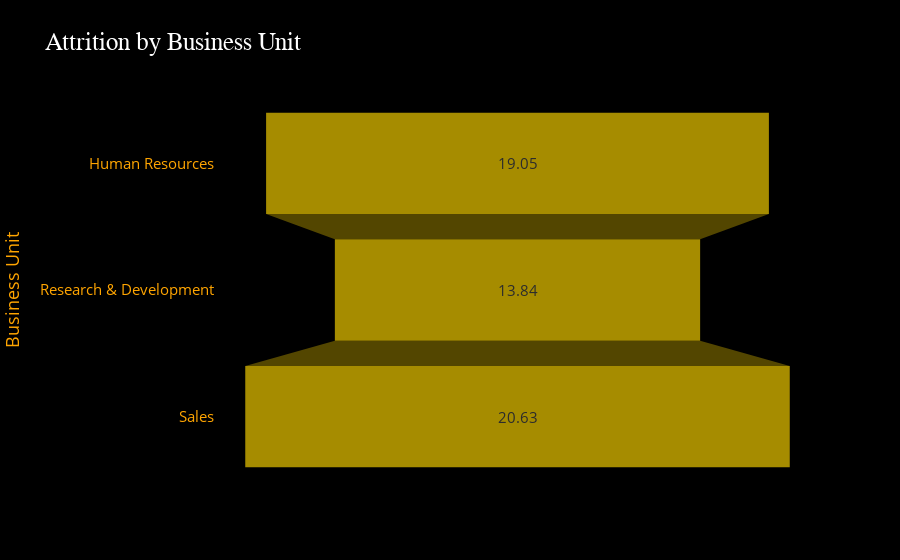

Notebook code for this chart:
### Code cell
attrition_proportion = round((attrition_counts['Yes'] / (attrition_counts['Yes'] + attrition_counts['No'])*100),2)

# Create the funnel chart
funnel_chart = go.Figure(go.Funnel(
    y=attrition_proportion.index,
    x=attrition_proportion.values,
    marker=dict(color='gold',),
    opacity=0.65,
    orientation='h'
))


funnel_chart.update_layout(
    title='Attrition by Business Unit',
    xaxis_title='Attrition Proportion',
    yaxis_title='Business Unit',
    funnelmode='stack',
    hovermode='closest',
    plot_bgcolor='black', paper_bgcolor='black',
                        title_font=dict(size=25, color='white', family="Muli, sans-serif"),
    font=dict(color='orange',size=15)
)

funnel_chart.show()

### Figure 1 — Plotly figure (JSON) as saved in the notebook; plotly's stock layout.template omitted (floating-point values rounded to 4 significant figures)
{"data": [{"marker": {"color": "gold"}, "opacity": 0.65, "orientation": "h", "type": "funnel", "x": [19.05, 13.84, 20.63], "y": ["Human Resources", "Research & Development", "Sales"]}], "layout": {"font": {"color": "orange", "size": 15}, "funnelmode": "stack", "hovermode": "closest", "paper_bgcolor": "black", "plot_bgcolor": "black", "title": {"font": {"color": "white", "family": "Muli, sans-serif", "size": 25}, "text": "Attrition by Business Unit"}, "xaxis": {"title": {"text": "Attrition Proportion"}}, "yaxis": {"title": {"text": "Business Unit"}}}}
